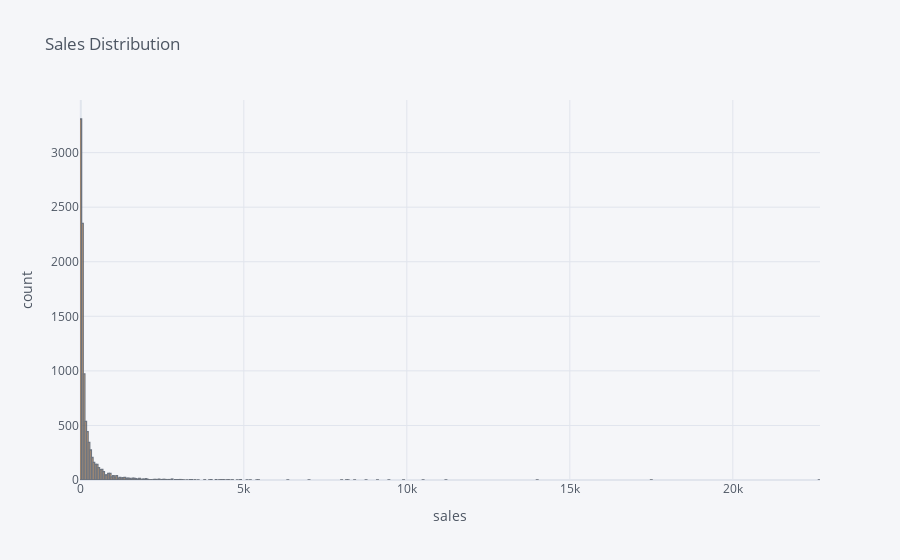

Source (notebook cell):
### Code cell
from plotly.offline import iplot, init_notebook_mode
import cufflinks
cufflinks.go_offline(connected=True)
init_notebook_mode(connected=True)

df['Sales'].iplot(kind='hist', xTitle='sales', yTitle='count', title='Sales Distribution')

### Figure 1 — Plotly figure (JSON) as saved in the notebook; plotly's stock layout.template omitted (floating-point values rounded to 4 significant figures; data arrays with more than 128 entries replaced by an {"elided": "..."} marker saying what was removed)
{"data": [{"histfunc": "count", "histnorm": "", "marker": {"color": "rgba(255, 153, 51, 1.0)", "line": {"color": "#4D5663", "width": 1.3}}, "name": "Sales", "opacity": 0.8, "orientation": "v", "type": "histogram", "x": {"elided": "9994 float values"}}], "layout": {"barmode": "overlay", "legend": {"bgcolor": "#F5F6F9", "font": {"color": "#4D5663"}}, "paper_bgcolor": "#F5F6F9", "plot_bgcolor": "#F5F6F9", "title": {"font": {"color": "#4D5663"}, "text": "Sales Distribution"}, "xaxis": {"gridcolor": "#E1E5ED", "showgrid": true, "tickfont": {"color": "#4D5663"}, "title": {"font": {"color": "#4D5663"}, "text": "sales"}, "zerolinecolor": "#E1E5ED"}, "yaxis": {"gridcolor": "#E1E5ED", "showgrid": true, "tickfont": {"color": "#4D5663"}, "title": {"font": {"color": "#4D5663"}, "text": "count"}, "zerolinecolor": "#E1E5ED"}}}
